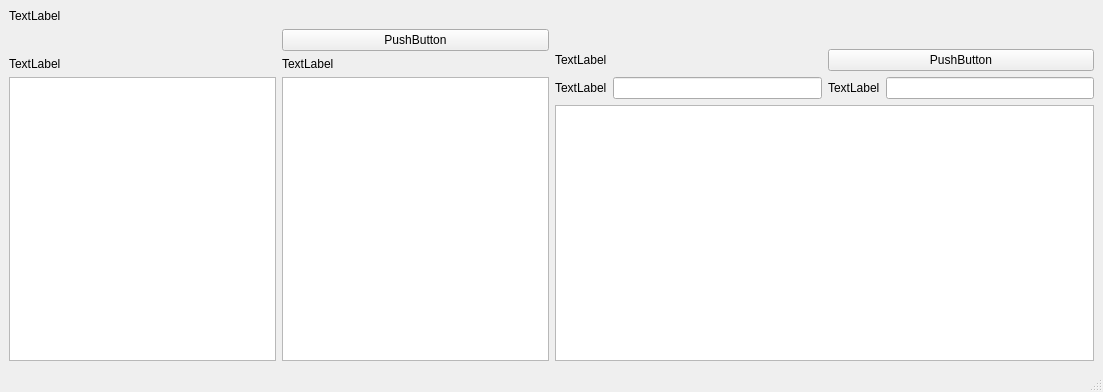
<?xml version="1.0" encoding="UTF-8"?>
<ui version="4.0">
 <class>MainWindow</class>
 <widget class="QMainWindow" name="MainWindow">
  <property name="geometry">
   <rect>
    <x>0</x>
    <y>0</y>
    <width>1103</width>
    <height>392</height>
   </rect>
  </property>
  <property name="windowTitle">
   <string>MainWindow</string>
  </property>
  <widget class="QWidget" name="centralwidget">
   <layout class="QGridLayout" name="gridLayout_4">
    <item row="0" column="0">
     <layout class="QGridLayout" name="gridLayout_2">
      <item row="0" column="0">
       <widget class="QLabel" name="label">
        <property name="text">
         <string>TextLabel</string>
        </property>
       </widget>
      </item>
      <item row="1" column="0">
       <layout class="QGridLayout" name="gridLayout">
        <item row="2" column="0">
         <widget class="QTableWidget" name="table_1"/>
        </item>
        <item row="1" column="0">
         <widget class="QLabel" name="label_1">
          <property name="text">
           <string>TextLabel</string>
          </property>
         </widget>
        </item>
        <item row="1" column="1">
         <widget class="QLabel" name="label_2">
          <property name="text">
           <string>TextLabel</string>
          </property>
         </widget>
        </item>
        <item row="2" column="1">
         <widget class="QTableWidget" name="table_2"/>
        </item>
        <item row="0" column="0">
         <spacer name="horizontalSpacer_2">
          <property name="orientation">
           <enum>Qt::Horizontal</enum>
          </property>
          <property name="sizeHint" stdset="0">
           <size>
            <width>40</width>
            <height>20</height>
           </size>
          </property>
         </spacer>
        </item>
        <item row="0" column="1">
         <widget class="QPushButton" name="clear_btm">
          <property name="layoutDirection">
           <enum>Qt::RightToLeft</enum>
          </property>
          <property name="text">
           <string>PushButton</string>
          </property>
          <property name="iconSize">
           <size>
            <width>12</width>
            <height>16</height>
           </size>
          </property>
         </widget>
        </item>
       </layout>
      </item>
     </layout>
    </item>
    <item row="0" column="1">
     <layout class="QGridLayout" name="gridLayout_3">
      <item row="4" column="1">
       <layout class="QHBoxLayout" name="horizontalLayout_2">
        <item>
         <widget class="QLabel" name="floor_label">
          <property name="text">
           <string>TextLabel</string>
          </property>
         </widget>
        </item>
        <item>
         <widget class="QLineEdit" name="floor_show"/>
        </item>
       </layout>
      </item>
      <item row="2" column="0" colspan="2">
       <layout class="QHBoxLayout" name="horizontalLayout_3">
        <item>
         <widget class="QLabel" name="label_3">
          <property name="text">
           <string>TextLabel</string>
          </property>
         </widget>
        </item>
        <item>
         <widget class="QPushButton" name="import_btm">
          <property name="text">
           <string>PushButton</string>
          </property>
         </widget>
        </item>
       </layout>
      </item>
      <item row="4" column="0">
       <layout class="QHBoxLayout" name="horizontalLayout">
        <item>
         <widget class="QLabel" name="num_label">
          <property name="layoutDirection">
           <enum>Qt::LeftToRight</enum>
          </property>
          <property name="text">
           <string>TextLabel</string>
          </property>
         </widget>
        </item>
        <item>
         <widget class="QLineEdit" name="num_show"/>
        </item>
       </layout>
      </item>
      <item row="6" column="0" colspan="2">
       <widget class="QPlainTextEdit" name="status"/>
      </item>
      <item row="0" column="0" colspan="2">
       <spacer name="horizontalSpacer">
        <property name="orientation">
         <enum>Qt::Horizontal</enum>
        </property>
        <property name="sizeHint" stdset="0">
         <size>
          <width>228</width>
          <height>20</height>
         </size>
        </property>
       </spacer>
      </item>
      <item row="1" column="0" colspan="2">
       <spacer name="horizontalSpacer_3">
        <property name="orientation">
         <enum>Qt::Horizontal</enum>
        </property>
        <property name="sizeHint" stdset="0">
         <size>
          <width>40</width>
          <height>20</height>
         </size>
        </property>
       </spacer>
      </item>
     </layout>
    </item>
   </layout>
  </widget>
  <widget class="QMenuBar" name="menubar">
   <property name="geometry">
    <rect>
     <x>0</x>
     <y>0</y>
     <width>1103</width>
     <height>22</height>
    </rect>
   </property>
  </widget>
  <widget class="QStatusBar" name="statusbar"/>
 </widget>
 <resources/>
 <connections/>
</ui>
